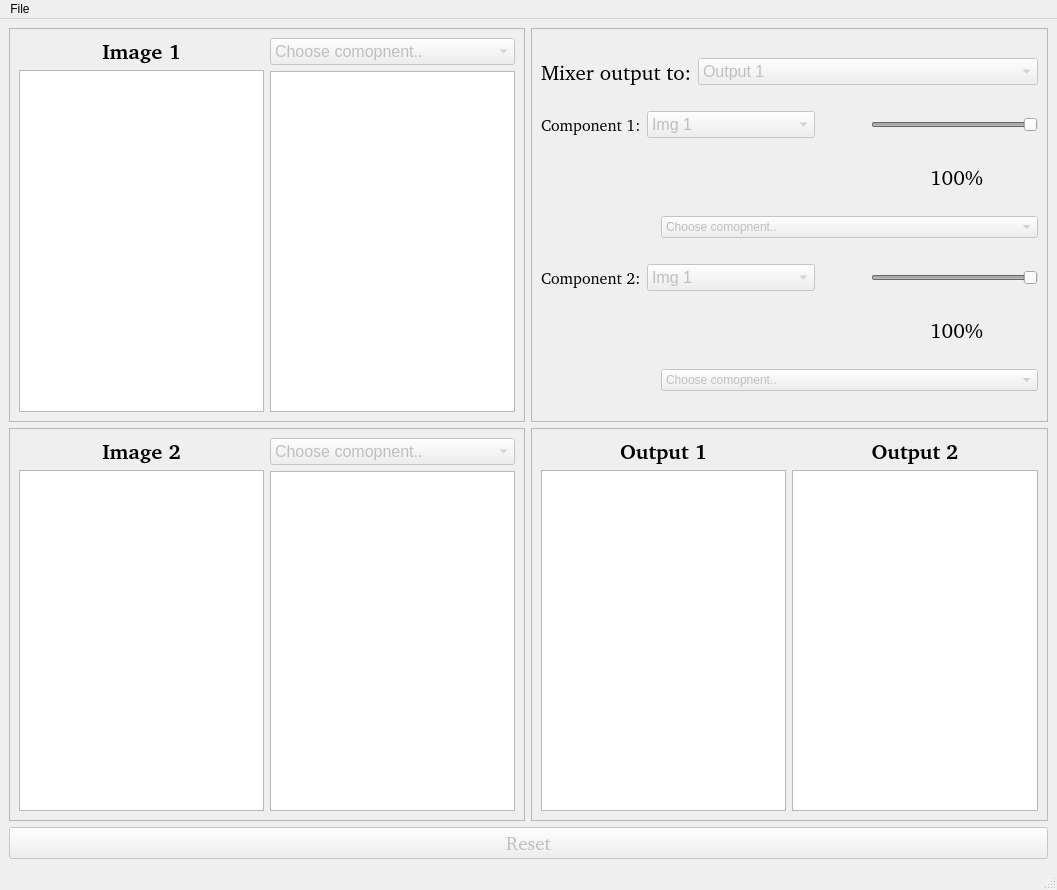
<?xml version="1.0" encoding="UTF-8"?>
<ui version="4.0">
 <class>MainWindow</class>
 <widget class="QMainWindow" name="MainWindow">
  <property name="geometry">
   <rect>
    <x>0</x>
    <y>0</y>
    <width>1057</width>
    <height>890</height>
   </rect>
  </property>
  <property name="windowTitle">
   <string>MainWindow</string>
  </property>
  <widget class="QWidget" name="centralwidget">
   <layout class="QGridLayout" name="gridLayout">
    <item row="0" column="0">
     <widget class="QFrame" name="frame">
      <property name="frameShape">
       <enum>QFrame::StyledPanel</enum>
      </property>
      <property name="frameShadow">
       <enum>QFrame::Raised</enum>
      </property>
      <layout class="QHBoxLayout" name="horizontalLayout_9">
       <item>
        <layout class="QVBoxLayout" name="verticalLayout">
         <item>
          <widget class="QLabel" name="label_4">
           <property name="sizePolicy">
            <sizepolicy hsizetype="Expanding" vsizetype="Fixed">
             <horstretch>0</horstretch>
             <verstretch>0</verstretch>
            </sizepolicy>
           </property>
           <property name="maximumSize">
            <size>
             <width>16777215</width>
             <height>27</height>
            </size>
           </property>
           <property name="font">
            <font>
             <family>URW Bookman [urw]</family>
             <pointsize>16</pointsize>
             <weight>75</weight>
             <bold>true</bold>
            </font>
           </property>
           <property name="text">
            <string>Image 1</string>
           </property>
           <property name="textFormat">
            <enum>Qt::AutoText</enum>
           </property>
           <property name="alignment">
            <set>Qt::AlignCenter</set>
           </property>
          </widget>
         </item>
         <item>
          <widget class="ImageView" name="img1_view">
           <property name="sizePolicy">
            <sizepolicy hsizetype="Expanding" vsizetype="Expanding">
             <horstretch>0</horstretch>
             <verstretch>0</verstretch>
            </sizepolicy>
           </property>
           <property name="minimumSize">
            <size>
             <width>0</width>
             <height>0</height>
            </size>
           </property>
          </widget>
         </item>
        </layout>
       </item>
       <item>
        <layout class="QVBoxLayout" name="verticalLayout_2">
         <item>
          <widget class="QComboBox" name="comboBox">
           <property name="enabled">
            <bool>false</bool>
           </property>
           <property name="sizePolicy">
            <sizepolicy hsizetype="Expanding" vsizetype="Preferred">
             <horstretch>0</horstretch>
             <verstretch>0</verstretch>
            </sizepolicy>
           </property>
           <property name="maximumSize">
            <size>
             <width>16777215</width>
             <height>51</height>
            </size>
           </property>
           <property name="font">
            <font>
             <family>Ubuntu</family>
             <pointsize>12</pointsize>
            </font>
           </property>
           <item>
            <property name="text">
             <string>Choose comopnent..</string>
            </property>
           </item>
           <item>
            <property name="text">
             <string>Mag</string>
            </property>
           </item>
           <item>
            <property name="text">
             <string>Phase</string>
            </property>
           </item>
           <item>
            <property name="text">
             <string>Real</string>
            </property>
           </item>
           <item>
            <property name="text">
             <string>Imag</string>
            </property>
           </item>
          </widget>
         </item>
         <item>
          <widget class="ImageView" name="img1_comp">
           <property name="sizePolicy">
            <sizepolicy hsizetype="Expanding" vsizetype="Expanding">
             <horstretch>0</horstretch>
             <verstretch>0</verstretch>
            </sizepolicy>
           </property>
           <property name="minimumSize">
            <size>
             <width>0</width>
             <height>0</height>
            </size>
           </property>
          </widget>
         </item>
        </layout>
       </item>
      </layout>
     </widget>
    </item>
    <item row="0" column="1">
     <widget class="QFrame" name="frame_4">
      <property name="frameShape">
       <enum>QFrame::StyledPanel</enum>
      </property>
      <property name="frameShadow">
       <enum>QFrame::Raised</enum>
      </property>
      <layout class="QVBoxLayout" name="verticalLayout_5">
       <item>
        <layout class="QHBoxLayout" name="horizontalLayout_4">
         <item>
          <widget class="QLabel" name="label_6">
           <property name="font">
            <font>
             <family>URW Bookman [urw]</family>
             <pointsize>16</pointsize>
            </font>
           </property>
           <property name="text">
            <string>Mixer output to:</string>
           </property>
          </widget>
         </item>
         <item>
          <widget class="QComboBox" name="comboBox_3">
           <property name="enabled">
            <bool>false</bool>
           </property>
           <property name="sizePolicy">
            <sizepolicy hsizetype="Expanding" vsizetype="Fixed">
             <horstretch>0</horstretch>
             <verstretch>0</verstretch>
            </sizepolicy>
           </property>
           <property name="font">
            <font>
             <pointsize>12</pointsize>
            </font>
           </property>
           <item>
            <property name="text">
             <string>Output 1</string>
            </property>
           </item>
           <item>
            <property name="text">
             <string>Output 2</string>
            </property>
           </item>
          </widget>
         </item>
        </layout>
       </item>
       <item>
        <layout class="QHBoxLayout" name="horizontalLayout_5">
         <item>
          <widget class="QLabel" name="label_7">
           <property name="sizePolicy">
            <sizepolicy hsizetype="Preferred" vsizetype="Preferred">
             <horstretch>0</horstretch>
             <verstretch>0</verstretch>
            </sizepolicy>
           </property>
           <property name="font">
            <font>
             <family>URW Bookman [urw]</family>
             <pointsize>12</pointsize>
            </font>
           </property>
           <property name="text">
            <string>Component 1:</string>
           </property>
          </widget>
         </item>
         <item>
          <widget class="QComboBox" name="comboBox_4">
           <property name="enabled">
            <bool>false</bool>
           </property>
           <property name="sizePolicy">
            <sizepolicy hsizetype="Expanding" vsizetype="Fixed">
             <horstretch>0</horstretch>
             <verstretch>0</verstretch>
            </sizepolicy>
           </property>
           <property name="font">
            <font>
             <pointsize>12</pointsize>
            </font>
           </property>
           <item>
            <property name="text">
             <string>Img 1</string>
            </property>
           </item>
           <item>
            <property name="text">
             <string>Img 2</string>
            </property>
           </item>
          </widget>
         </item>
         <item>
          <spacer name="horizontalSpacer">
           <property name="orientation">
            <enum>Qt::Horizontal</enum>
           </property>
           <property name="sizeType">
            <enum>QSizePolicy::Fixed</enum>
           </property>
           <property name="sizeHint" stdset="0">
            <size>
             <width>50</width>
             <height>20</height>
            </size>
           </property>
          </spacer>
         </item>
         <item>
          <widget class="QSlider" name="horizontalSlider">
           <property name="enabled">
            <bool>false</bool>
           </property>
           <property name="sizePolicy">
            <sizepolicy hsizetype="Expanding" vsizetype="Fixed">
             <horstretch>0</horstretch>
             <verstretch>0</verstretch>
            </sizepolicy>
           </property>
           <property name="maximum">
            <number>100</number>
           </property>
           <property name="value">
            <number>100</number>
           </property>
           <property name="orientation">
            <enum>Qt::Horizontal</enum>
           </property>
          </widget>
         </item>
        </layout>
       </item>
       <item>
        <layout class="QHBoxLayout" name="horizontalLayout_2">
         <item>
          <spacer name="horizontalSpacer_5">
           <property name="orientation">
            <enum>Qt::Horizontal</enum>
           </property>
           <property name="sizeType">
            <enum>QSizePolicy::Fixed</enum>
           </property>
           <property name="sizeHint" stdset="0">
            <size>
             <width>334</width>
             <height>20</height>
            </size>
           </property>
          </spacer>
         </item>
         <item>
          <widget class="QLabel" name="label_10">
           <property name="sizePolicy">
            <sizepolicy hsizetype="Preferred" vsizetype="Fixed">
             <horstretch>0</horstretch>
             <verstretch>0</verstretch>
            </sizepolicy>
           </property>
           <property name="font">
            <font>
             <family>URW Bookman [urw]</family>
             <pointsize>16</pointsize>
            </font>
           </property>
           <property name="text">
            <string>100%</string>
           </property>
           <property name="alignment">
            <set>Qt::AlignCenter</set>
           </property>
          </widget>
         </item>
        </layout>
       </item>
       <item>
        <layout class="QHBoxLayout" name="horizontalLayout_8">
         <item>
          <spacer name="horizontalSpacer_4">
           <property name="orientation">
            <enum>Qt::Horizontal</enum>
           </property>
           <property name="sizeType">
            <enum>QSizePolicy::Fixed</enum>
           </property>
           <property name="sizeHint" stdset="0">
            <size>
             <width>120</width>
             <height>20</height>
            </size>
           </property>
          </spacer>
         </item>
         <item>
          <widget class="QComboBox" name="comboBox_5">
           <property name="enabled">
            <bool>false</bool>
           </property>
           <item>
            <property name="text">
             <string>Choose comopnent..</string>
            </property>
           </item>
           <item>
            <property name="text">
             <string>Mag</string>
            </property>
           </item>
           <item>
            <property name="text">
             <string>Phase</string>
            </property>
           </item>
           <item>
            <property name="text">
             <string>Real</string>
            </property>
           </item>
           <item>
            <property name="text">
             <string>Imag</string>
            </property>
           </item>
           <item>
            <property name="text">
             <string>uniMag</string>
            </property>
           </item>
           <item>
            <property name="text">
             <string>uniPhase</string>
            </property>
           </item>
          </widget>
         </item>
        </layout>
       </item>
       <item>
        <layout class="QHBoxLayout" name="horizontalLayout_6">
         <item>
          <widget class="QLabel" name="label_8">
           <property name="font">
            <font>
             <family>URW Bookman [urw]</family>
             <pointsize>12</pointsize>
            </font>
           </property>
           <property name="text">
            <string>Component 2:</string>
           </property>
          </widget>
         </item>
         <item>
          <widget class="QComboBox" name="comboBox_6">
           <property name="enabled">
            <bool>false</bool>
           </property>
           <property name="sizePolicy">
            <sizepolicy hsizetype="Expanding" vsizetype="Fixed">
             <horstretch>0</horstretch>
             <verstretch>0</verstretch>
            </sizepolicy>
           </property>
           <property name="font">
            <font>
             <pointsize>12</pointsize>
            </font>
           </property>
           <item>
            <property name="text">
             <string>Img 1</string>
            </property>
           </item>
           <item>
            <property name="text">
             <string>Img 2</string>
            </property>
           </item>
          </widget>
         </item>
         <item>
          <spacer name="horizontalSpacer_2">
           <property name="orientation">
            <enum>Qt::Horizontal</enum>
           </property>
           <property name="sizeType">
            <enum>QSizePolicy::Fixed</enum>
           </property>
           <property name="sizeHint" stdset="0">
            <size>
             <width>50</width>
             <height>20</height>
            </size>
           </property>
          </spacer>
         </item>
         <item>
          <widget class="QSlider" name="horizontalSlider_2">
           <property name="enabled">
            <bool>false</bool>
           </property>
           <property name="sizePolicy">
            <sizepolicy hsizetype="Expanding" vsizetype="Fixed">
             <horstretch>0</horstretch>
             <verstretch>0</verstretch>
            </sizepolicy>
           </property>
           <property name="maximum">
            <number>100</number>
           </property>
           <property name="value">
            <number>100</number>
           </property>
           <property name="orientation">
            <enum>Qt::Horizontal</enum>
           </property>
          </widget>
         </item>
        </layout>
       </item>
       <item>
        <layout class="QHBoxLayout" name="horizontalLayout_3">
         <item>
          <spacer name="horizontalSpacer_6">
           <property name="orientation">
            <enum>Qt::Horizontal</enum>
           </property>
           <property name="sizeType">
            <enum>QSizePolicy::Fixed</enum>
           </property>
           <property name="sizeHint" stdset="0">
            <size>
             <width>334</width>
             <height>20</height>
            </size>
           </property>
          </spacer>
         </item>
         <item>
          <widget class="QLabel" name="label_11">
           <property name="sizePolicy">
            <sizepolicy hsizetype="Preferred" vsizetype="Fixed">
             <horstretch>0</horstretch>
             <verstretch>0</verstretch>
            </sizepolicy>
           </property>
           <property name="font">
            <font>
             <family>URW Bookman [urw]</family>
             <pointsize>16</pointsize>
            </font>
           </property>
           <property name="text">
            <string>100%</string>
           </property>
           <property name="alignment">
            <set>Qt::AlignCenter</set>
           </property>
          </widget>
         </item>
        </layout>
       </item>
       <item>
        <layout class="QHBoxLayout" name="horizontalLayout_7">
         <item>
          <spacer name="horizontalSpacer_3">
           <property name="orientation">
            <enum>Qt::Horizontal</enum>
           </property>
           <property name="sizeType">
            <enum>QSizePolicy::Fixed</enum>
           </property>
           <property name="sizeHint" stdset="0">
            <size>
             <width>120</width>
             <height>20</height>
            </size>
           </property>
          </spacer>
         </item>
         <item>
          <widget class="QComboBox" name="comboBox_7">
           <property name="enabled">
            <bool>false</bool>
           </property>
           <item>
            <property name="text">
             <string>Choose comopnent..</string>
            </property>
           </item>
           <item>
            <property name="text">
             <string>Mag</string>
            </property>
           </item>
           <item>
            <property name="text">
             <string>Phase</string>
            </property>
           </item>
           <item>
            <property name="text">
             <string>Real</string>
            </property>
           </item>
           <item>
            <property name="text">
             <string>Imag</string>
            </property>
           </item>
           <item>
            <property name="text">
             <string>uniMag</string>
            </property>
           </item>
           <item>
            <property name="text">
             <string>uniPhase</string>
            </property>
           </item>
          </widget>
         </item>
        </layout>
       </item>
      </layout>
     </widget>
    </item>
    <item row="1" column="0">
     <widget class="QFrame" name="frame_2">
      <property name="frameShape">
       <enum>QFrame::StyledPanel</enum>
      </property>
      <property name="frameShadow">
       <enum>QFrame::Raised</enum>
      </property>
      <layout class="QHBoxLayout" name="horizontalLayout_10">
       <item>
        <layout class="QVBoxLayout" name="verticalLayout_3">
         <item>
          <widget class="QLabel" name="label_3">
           <property name="sizePolicy">
            <sizepolicy hsizetype="Expanding" vsizetype="Fixed">
             <horstretch>0</horstretch>
             <verstretch>0</verstretch>
            </sizepolicy>
           </property>
           <property name="maximumSize">
            <size>
             <width>16777215</width>
             <height>27</height>
            </size>
           </property>
           <property name="font">
            <font>
             <family>URW Bookman [urw]</family>
             <pointsize>16</pointsize>
             <weight>75</weight>
             <bold>true</bold>
            </font>
           </property>
           <property name="text">
            <string>Image 2</string>
           </property>
           <property name="textFormat">
            <enum>Qt::AutoText</enum>
           </property>
           <property name="alignment">
            <set>Qt::AlignCenter</set>
           </property>
          </widget>
         </item>
         <item>
          <widget class="ImageView" name="img2_view">
           <property name="sizePolicy">
            <sizepolicy hsizetype="Expanding" vsizetype="Expanding">
             <horstretch>0</horstretch>
             <verstretch>0</verstretch>
            </sizepolicy>
           </property>
           <property name="minimumSize">
            <size>
             <width>0</width>
             <height>0</height>
            </size>
           </property>
          </widget>
         </item>
        </layout>
       </item>
       <item>
        <layout class="QVBoxLayout" name="verticalLayout_4">
         <item>
          <widget class="QComboBox" name="comboBox_2">
           <property name="enabled">
            <bool>false</bool>
           </property>
           <property name="sizePolicy">
            <sizepolicy hsizetype="Expanding" vsizetype="Preferred">
             <horstretch>0</horstretch>
             <verstretch>0</verstretch>
            </sizepolicy>
           </property>
           <property name="sizeIncrement">
            <size>
             <width>0</width>
             <height>20</height>
            </size>
           </property>
           <property name="font">
            <font>
             <family>Ubuntu</family>
             <pointsize>12</pointsize>
            </font>
           </property>
           <item>
            <property name="text">
             <string>Choose comopnent..</string>
            </property>
           </item>
           <item>
            <property name="text">
             <string>Mag</string>
            </property>
           </item>
           <item>
            <property name="text">
             <string>Phase</string>
            </property>
           </item>
           <item>
            <property name="text">
             <string>Real</string>
            </property>
           </item>
           <item>
            <property name="text">
             <string>Imag</string>
            </property>
           </item>
          </widget>
         </item>
         <item>
          <widget class="ImageView" name="img2_comp">
           <property name="sizePolicy">
            <sizepolicy hsizetype="Expanding" vsizetype="Expanding">
             <horstretch>0</horstretch>
             <verstretch>0</verstretch>
            </sizepolicy>
           </property>
           <property name="minimumSize">
            <size>
             <width>0</width>
             <height>0</height>
            </size>
           </property>
          </widget>
         </item>
        </layout>
       </item>
      </layout>
     </widget>
    </item>
    <item row="1" column="1">
     <widget class="QFrame" name="frame_3">
      <property name="frameShape">
       <enum>QFrame::StyledPanel</enum>
      </property>
      <property name="frameShadow">
       <enum>QFrame::Raised</enum>
      </property>
      <layout class="QHBoxLayout" name="horizontalLayout">
       <item>
        <layout class="QVBoxLayout" name="verticalLayout_11">
         <item>
          <widget class="QLabel" name="label_5">
           <property name="sizePolicy">
            <sizepolicy hsizetype="Expanding" vsizetype="Fixed">
             <horstretch>0</horstretch>
             <verstretch>0</verstretch>
            </sizepolicy>
           </property>
           <property name="maximumSize">
            <size>
             <width>16777215</width>
             <height>27</height>
            </size>
           </property>
           <property name="font">
            <font>
             <family>URW Bookman [urw]</family>
             <pointsize>16</pointsize>
             <weight>75</weight>
             <bold>true</bold>
            </font>
           </property>
           <property name="text">
            <string>Output 1</string>
           </property>
           <property name="textFormat">
            <enum>Qt::AutoText</enum>
           </property>
           <property name="alignment">
            <set>Qt::AlignCenter</set>
           </property>
          </widget>
         </item>
         <item>
          <widget class="ImageView" name="output1">
           <property name="sizePolicy">
            <sizepolicy hsizetype="Expanding" vsizetype="Expanding">
             <horstretch>0</horstretch>
             <verstretch>0</verstretch>
            </sizepolicy>
           </property>
           <property name="minimumSize">
            <size>
             <width>0</width>
             <height>0</height>
            </size>
           </property>
          </widget>
         </item>
        </layout>
       </item>
       <item>
        <layout class="QVBoxLayout" name="verticalLayout_10">
         <item>
          <widget class="QLabel" name="label_9">
           <property name="sizePolicy">
            <sizepolicy hsizetype="Expanding" vsizetype="Fixed">
             <horstretch>0</horstretch>
             <verstretch>0</verstretch>
            </sizepolicy>
           </property>
           <property name="maximumSize">
            <size>
             <width>16777215</width>
             <height>27</height>
            </size>
           </property>
           <property name="font">
            <font>
             <family>URW Bookman [urw]</family>
             <pointsize>16</pointsize>
             <weight>75</weight>
             <bold>true</bold>
            </font>
           </property>
           <property name="text">
            <string>Output 2</string>
           </property>
           <property name="textFormat">
            <enum>Qt::AutoText</enum>
           </property>
           <property name="alignment">
            <set>Qt::AlignCenter</set>
           </property>
          </widget>
         </item>
         <item>
          <widget class="ImageView" name="output2">
           <property name="sizePolicy">
            <sizepolicy hsizetype="Expanding" vsizetype="Expanding">
             <horstretch>0</horstretch>
             <verstretch>0</verstretch>
            </sizepolicy>
           </property>
           <property name="minimumSize">
            <size>
             <width>0</width>
             <height>0</height>
            </size>
           </property>
          </widget>
         </item>
        </layout>
       </item>
      </layout>
     </widget>
    </item>
    <item row="2" column="0" colspan="2">
     <widget class="QPushButton" name="pushButton">
      <property name="enabled">
       <bool>false</bool>
      </property>
      <property name="font">
       <font>
        <family>URW Bookman [urw]</family>
        <pointsize>14</pointsize>
       </font>
      </property>
      <property name="text">
       <string>Reset</string>
      </property>
     </widget>
    </item>
   </layout>
  </widget>
  <widget class="QMenuBar" name="menubar">
   <property name="geometry">
    <rect>
     <x>0</x>
     <y>0</y>
     <width>1057</width>
     <height>22</height>
    </rect>
   </property>
   <widget class="QMenu" name="menuFile">
    <property name="title">
     <string>File</string>
    </property>
    <addaction name="actionOpen"/>
   </widget>
   <addaction name="menuFile"/>
  </widget>
  <widget class="QStatusBar" name="statusbar"/>
  <action name="actionOpen">
   <property name="text">
    <string>Open</string>
   </property>
  </action>
 </widget>
 <customwidgets>
  <customwidget>
   <class>ImageView</class>
   <extends>QGraphicsView</extends>
   <header location="global">pyqtgraph</header>
   <container>1</container>
  </customwidget>
 </customwidgets>
 <resources/>
 <connections/>
</ui>
